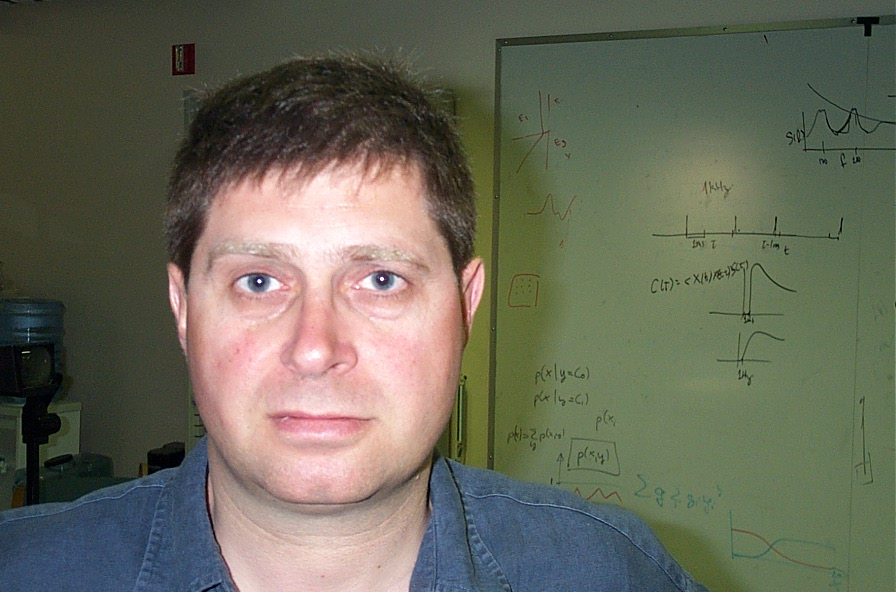
%> input picture images/image_0011.jpg, 896 x 592 px
$ octave face_recognized_hsv.m   (GNU Octave 9; MATLAB toolbox functions it lacks are replaced by stand-ins)
%> lines starting %> are read from the running program, lines starting %| are printed output that depends on the picture; in (x1, y1, x2, y2) boxes, pixels count from 0 and x2, y2 are one past the last pixel; in counts of white or black regions, pixels touching at a corner belong together; the program's own positions count from 1
cd '...'
for i=1:3
    switch(i)
        case 1
            s = 'image_0011.jpg';
        case 2
            s = 'image_0031.jpg';
        case 3
            s = 'image_0061.jpg';
    end
    I=imread(s);
%> I is the input picture: size 592x896x3 uint8; mean R, G, B 105, 105.1, 90
    I1=rgb2hsv(I);
%> I1: size 592x896x3 double; mean H, S, V 0.255, 0.279, 0.455
    h=I1(:,:,1);
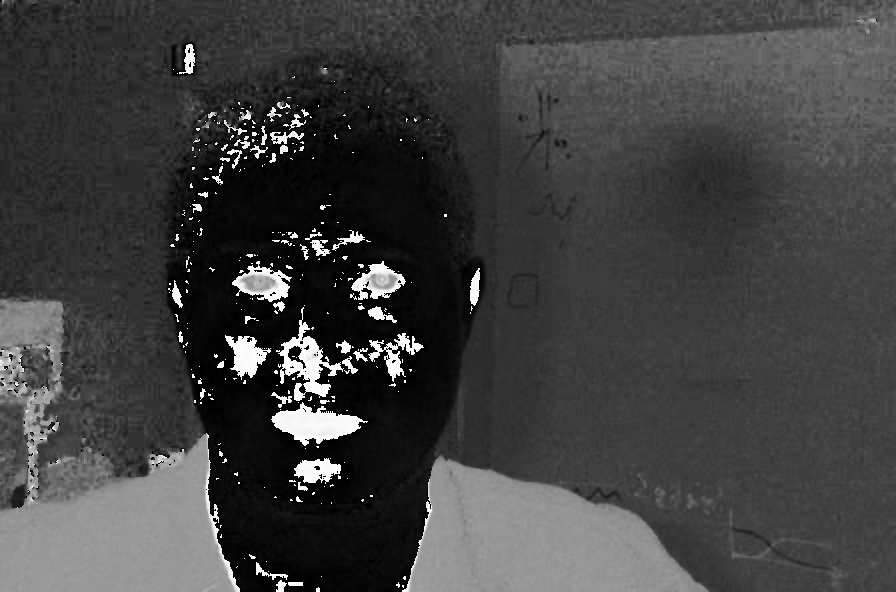
%> h: size 592x896 double; min 0, max 0.998, mean 0.255
    s=I1(:,:,2);
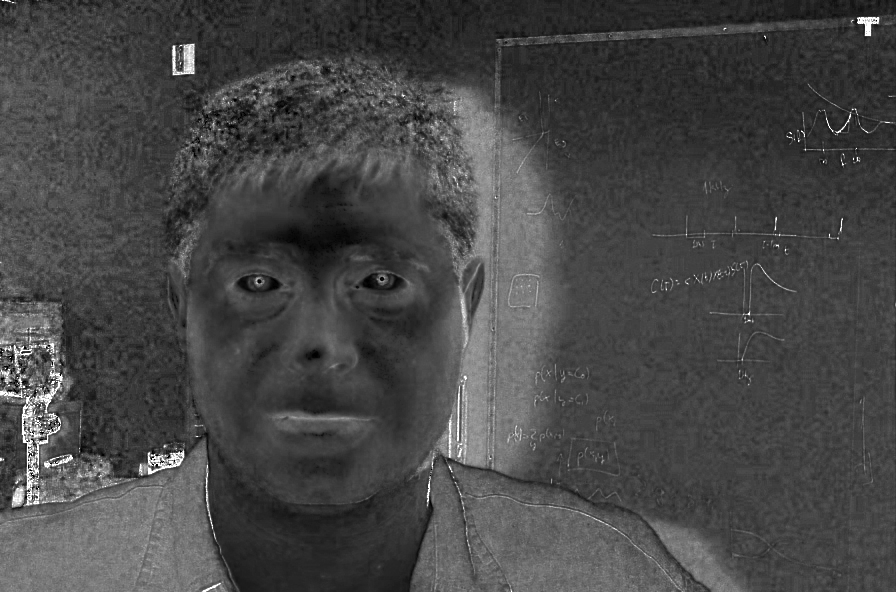
%> s: size 592x896 double; min 0, max 1, mean 0.279
    v=I1(:,:,3);
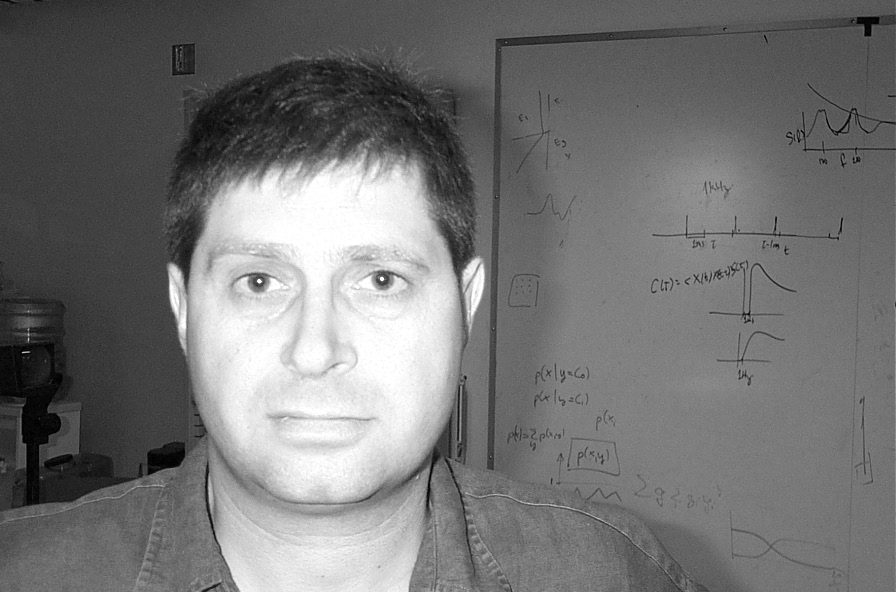
%> v: size 592x896 double; min 0, max 1, mean 0.455
    id1 = s > 0.23 & s < 0.68 & h > 0 & h < 50;
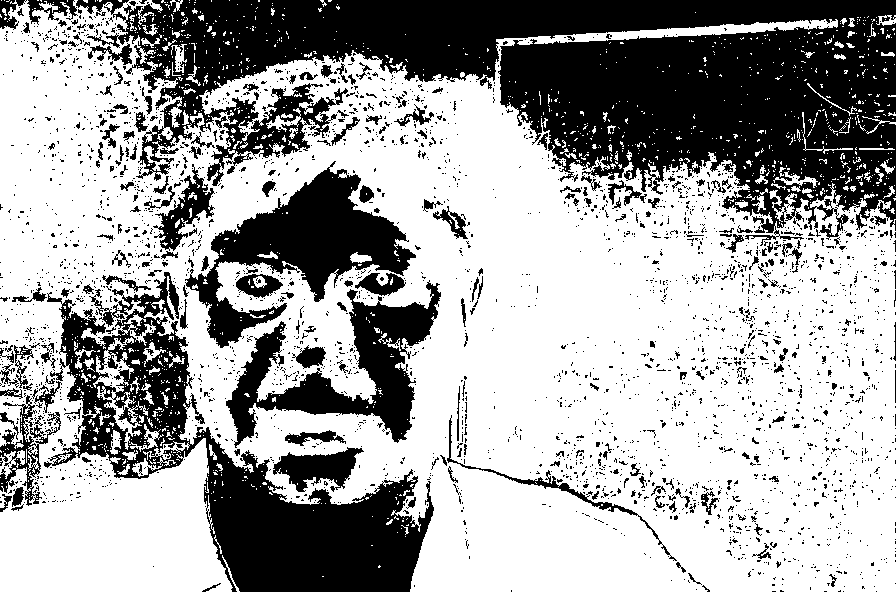
%> id1: size 592x896 logical; 64.1% white; 3120 black regions (2892 under 20 px), largest, box (x1, y1, x2, y2) and area: (76, 0, 896, 246) 97461, (44, 272, 434, 592) 35348, (185, 161, 416, 348) 14830
    id2 = h>2/360 & h<30/360 & s>9/100 & s<62/100 & v>43/100 &v <99/100;
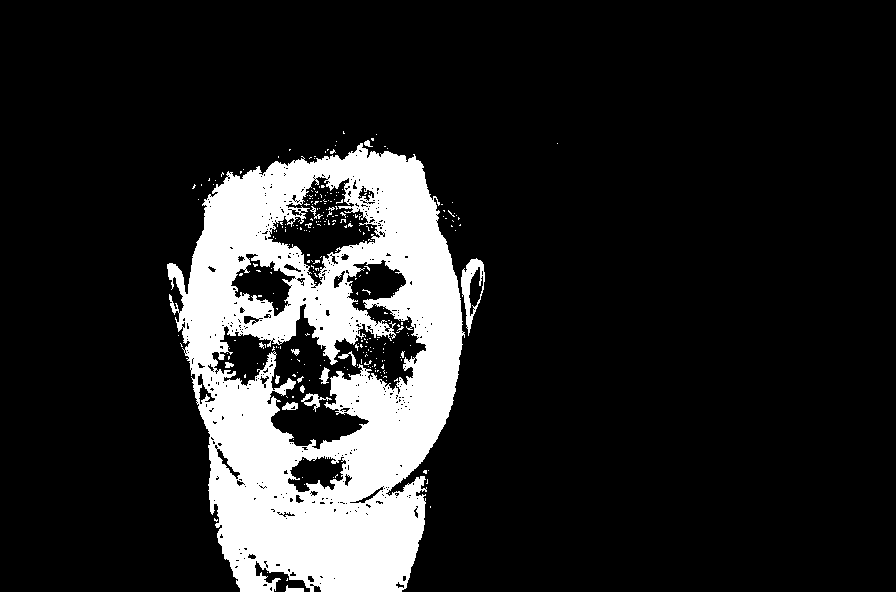
%> id2: size 592x896 logical; 14.8% white; 272 white regions (257 under 20 px), largest, box (x1, y1, x2, y2) and area: (167, 143, 465, 592) 76038, (461, 258, 485, 336) 726, (301, 393, 332, 412) 182

    se1 = strel('disk',8);
    se2 = strel('disk',30);
    f1 = imopen(id2,se1);
%> f1: size 592x896 logical; 11.2% white; 8 white regions, largest, box (x1, y1, x2, y2) and area: (318, 152, 462, 503) 22861, (209, 382, 424, 592) 21578, (182, 160, 315, 366) 10498
    f2 = imclose(f1,se2);
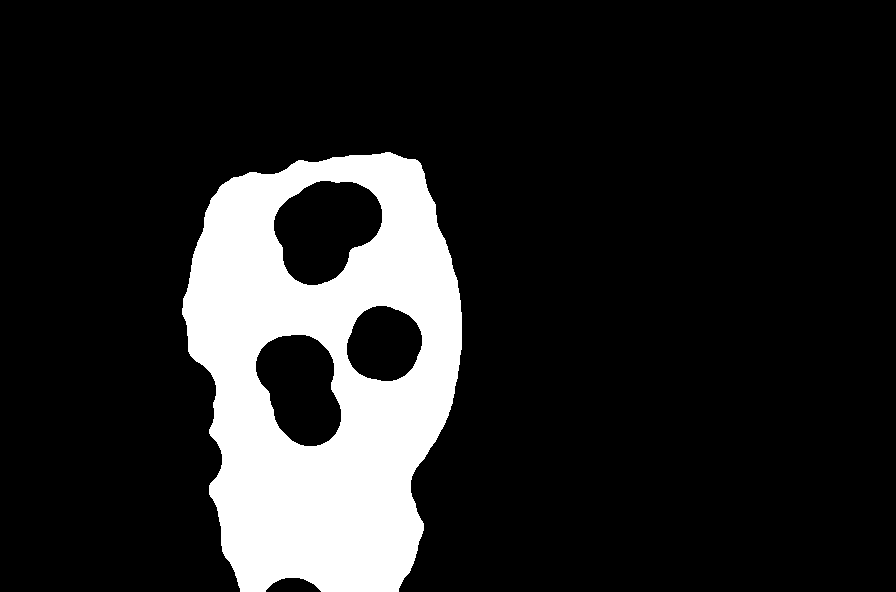
%> f2: size 592x896 logical; 14.7% white; 1 white region, box (x1, y1, x2, y2) and area: (182, 152, 462, 592) 78188
    [L,num]=bwlabel(f2);
%> L: size 592x896 double; values 0 (black) and 1 (white), 14.7% white; 1 white region
%> num = 1
    STATS = regionprops(L,'BoundingBox');
%> STATS = 1 region; box (x1, y1, x2, y2): (182, 152, 462, 592)

    figure,
    subplot(3,2,1),imshow(I),title('原图像');
    subplot(3,2,2),imshow(id1);title('hsv处理（原程序代码）');
    subplot(3,2,3),imshow(id2);title('hsv处理（完善程序代码）');
    subplot(3,2,4),imshow(f1);title('数学形态处理（开运算）');
    subplot(3,2,5),imshow(f2);title('数学形态处理（闭运算）');
    subplot(3,2,6),imshow(I);title('原图像肤色标记');
    rectangle('Position',STATS(1).BoundingBox,'EdgeColor','r');
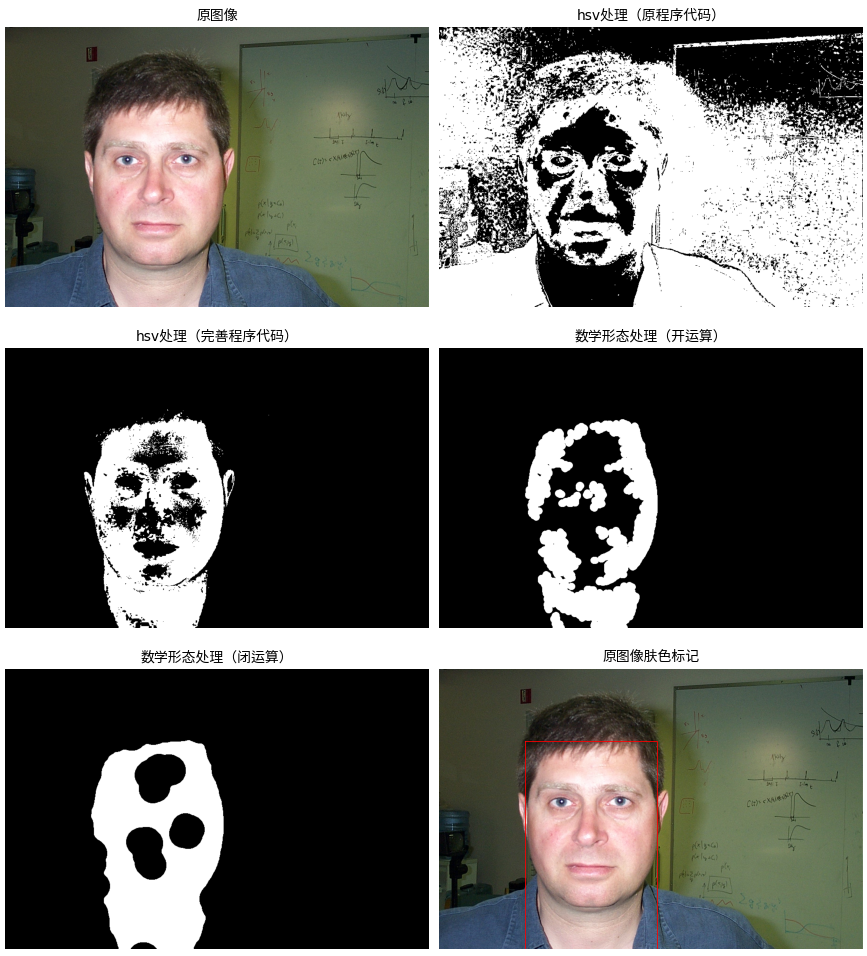
%> figure redrawn from the program's plot data, 6 panels
end
%> pass 2 of the loop `for i=1:3`:
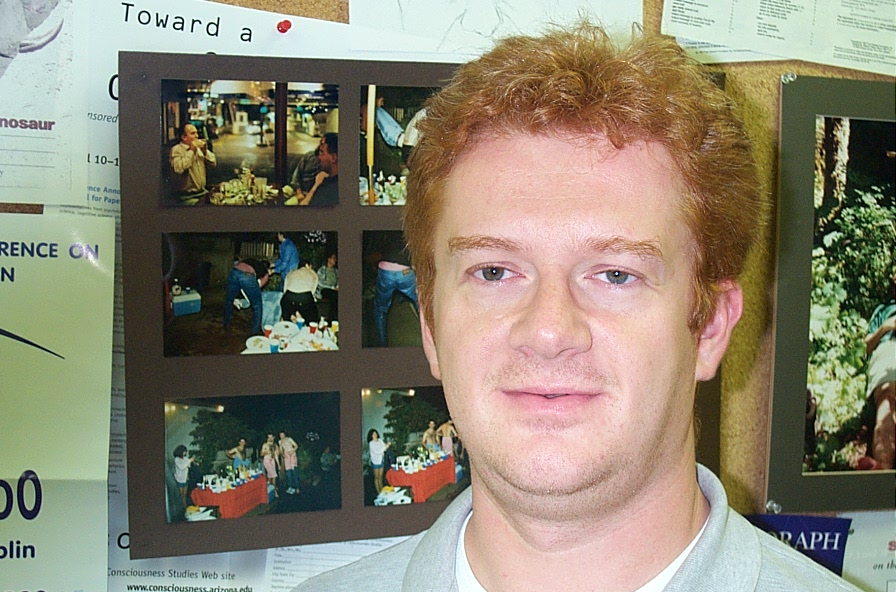
%> input picture images/image_0031.jpg, 896 x 592 px
%> I is the input picture: size 592x896x3 uint8; mean R, G, B 138.5, 132.8, 114.9
%> I1: size 592x896x3 double; mean H, S, V 0.248, 0.303, 0.58
%> `id1 = s > 0.23 & s < 0.68 & h > 0 & h < 50;`:
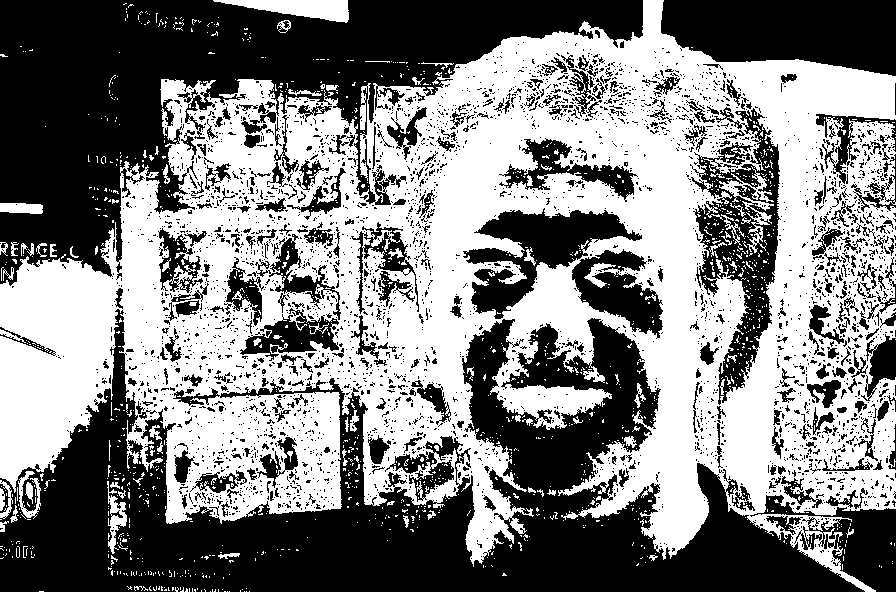
%> id1: size 592x896 logical; 50.6% white; 3610 black regions (3271 under 20 px), largest, box (x1, y1, x2, y2) and area: (0, 309, 865, 592) 98553, (0, 0, 643, 286) 73362, (661, 0, 896, 76) 14181
%> id2: size 592x896 logical; 19.1% white; 536 white regions (480 under 20 px), largest, box (x1, y1, x2, y2) and area: (424, 71, 744, 592) 94671, (416, 285, 443, 382) 1091, (756, 351, 771, 466) 617
%> f1: size 592x896 logical; 13.5% white; 5 white regions, box (x1, y1, x2, y2) and area: (440, 117, 707, 592) 70303, (586, 236, 609, 258) 368, (695, 359, 716, 381) 359, (588, 537, 605, 558) 291, (589, 561, 605, 578) 214
%> f2: size 592x896 logical; 18.1% white; 1 white region, box (x1, y1, x2, y2) and area: (440, 117, 716, 592) 96118
%> L: size 592x896 double; values 0 (black) and 1 (white), 18.1% white; 1 white region
%> STATS = 1 region; box (x1, y1, x2, y2): (440, 117, 716, 592)
%> `rectangle('Position',STATS(1).BoundingBox,'EdgeColor','r');`:
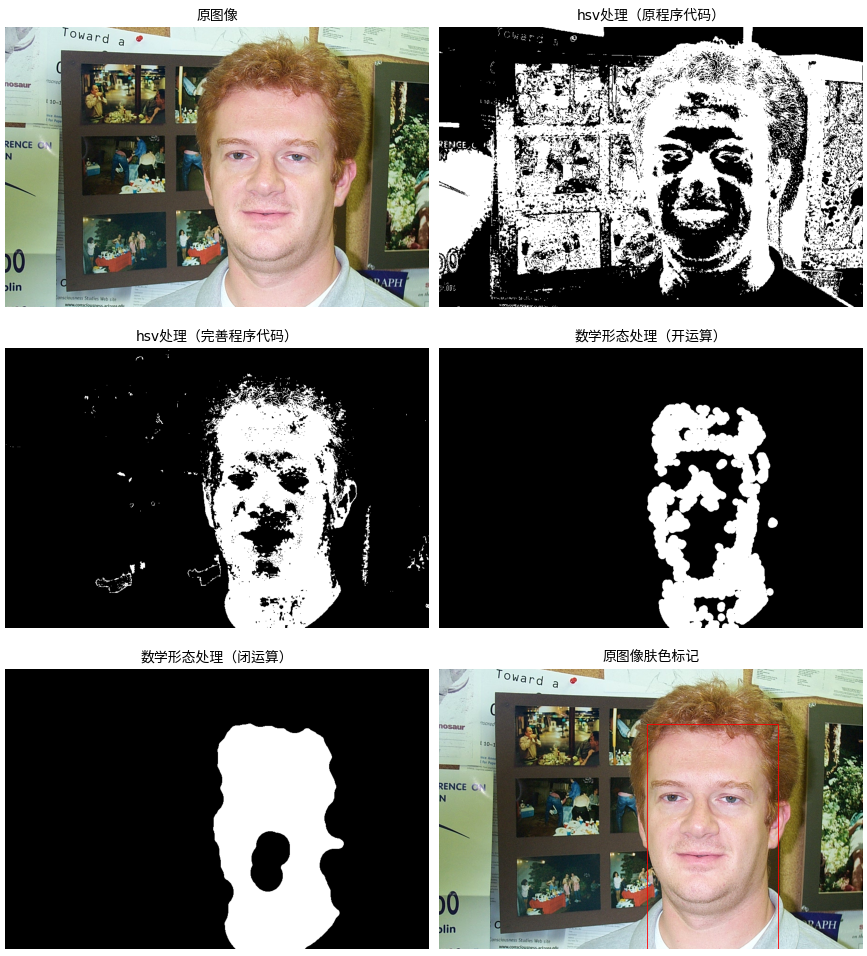
%> figure redrawn from the program's plot data, 6 panels
%> pass 3 of the loop `for i=1:3`:
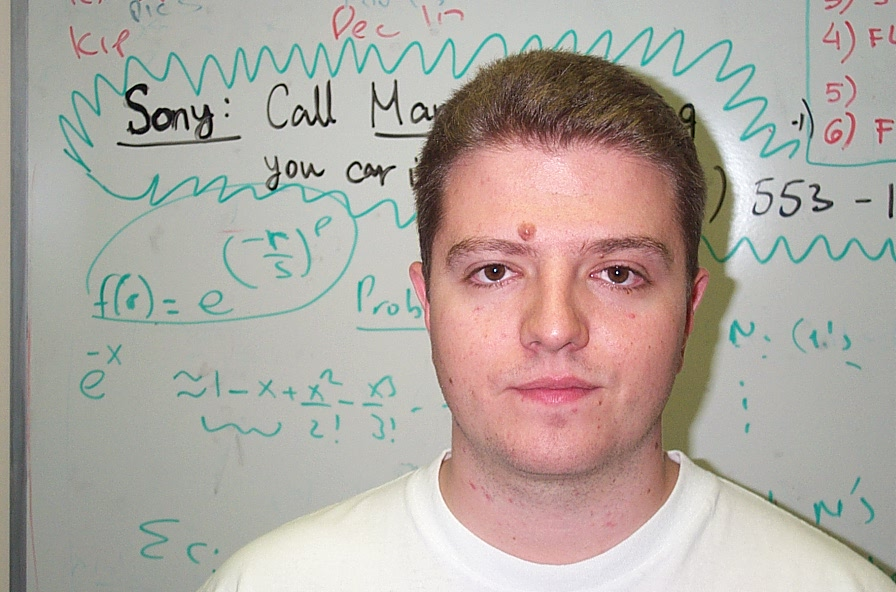
%> input picture images/image_0061.jpg, 896 x 592 px
%> I is the input picture: size 592x896x3 uint8; mean R, G, B 175.9, 167.9, 161
%> I1: size 592x896x3 double; mean H, S, V 0.237, 0.135, 0.707
%> `id1 = s > 0.23 & s < 0.68 & h > 0 & h < 50;`:
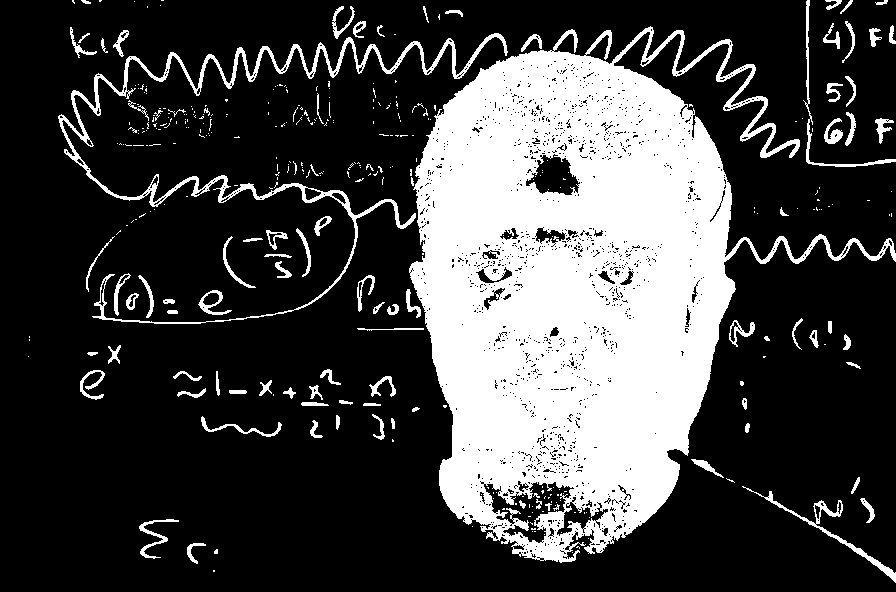
%> id1: size 592x896 logical; 26.6% white; 362 white regions (269 under 20 px), largest, box (x1, y1, x2, y2) and area: (409, 26, 896, 563) 122896, (58, 33, 508, 324) 6934, (742, 486, 896, 583) 923
%> id2: size 592x896 logical; 13.9% white; 564 white regions (513 under 20 px), largest, box (x1, y1, x2, y2) and area: (423, 115, 687, 549) 68508, (521, 544, 580, 564) 480, (26, 319, 32, 408) 317
%> f1: size 592x896 logical; 9.1% white; 5 white regions, box (x1, y1, x2, y2) and area: (556, 157, 686, 522) 25039, (429, 132, 535, 525) 20128, (501, 263, 553, 336) 2473, (483, 308, 499, 323) 192, (480, 518, 495, 533) 177
%> f2: size 592x896 logical; 11.5% white; 1 white region, box (x1, y1, x2, y2) and area: (429, 132, 686, 533) 60865
%> L: size 592x896 double; values 0 (black) and 1 (white), 11.5% white; 1 white region
%> STATS = 1 region; box (x1, y1, x2, y2): (429, 132, 686, 533)
%> `rectangle('Position',STATS(1).BoundingBox,'EdgeColor','r');`:
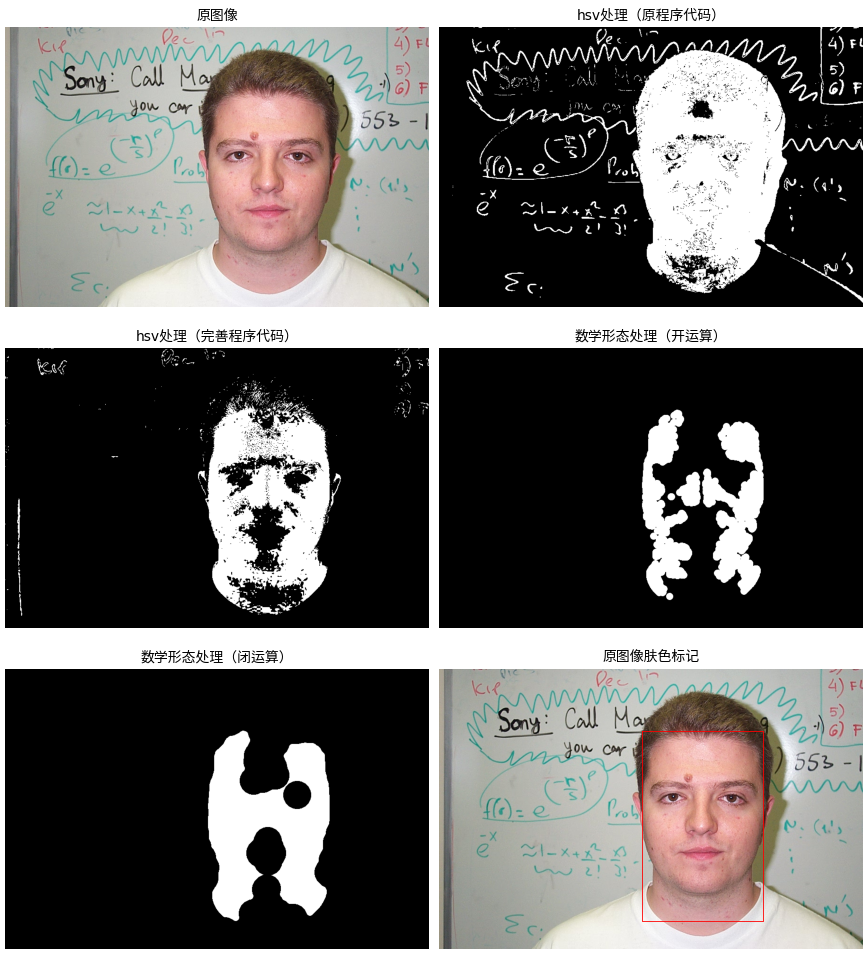
%> figure redrawn from the program's plot data, 6 panels
